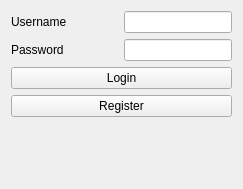
<?xml version="1.0" encoding="UTF-8"?>
<ui version="4.0">
 <class>Login</class>
 <widget class="QWidget" name="Login">
  <property name="geometry">
   <rect>
    <x>0</x>
    <y>0</y>
    <width>243</width>
    <height>189</height>
   </rect>
  </property>
  <property name="windowTitle">
   <string>Personal Planner</string>
  </property>
  <property name="styleSheet">
   <string notr="true">
font: 75 11pt &quot;URW Bookman L&quot;;</string>
  </property>
  <layout class="QGridLayout" name="gridLayout_2">
   <item row="0" column="0">
    <layout class="QHBoxLayout" name="horizontalLayout">
     <item>
      <layout class="QVBoxLayout" name="verticalLayout_2">
       <item>
        <layout class="QHBoxLayout" name="horizontalLayout_3">
         <item>
          <layout class="QHBoxLayout" name="horizontalLayout_4">
           <item>
            <layout class="QHBoxLayout" name="horizontalLayout_5">
             <item>
              <widget class="QLabel" name="username">
               <property name="text">
                <string>Username</string>
               </property>
              </widget>
             </item>
             <item>
              <spacer name="horizontalSpacer">
               <property name="orientation">
                <enum>Qt::Horizontal</enum>
               </property>
               <property name="sizeHint" stdset="0">
                <size>
                 <width>20</width>
                 <height>20</height>
                </size>
               </property>
              </spacer>
             </item>
             <item>
              <widget class="QLineEdit" name="usernameText"/>
             </item>
            </layout>
           </item>
          </layout>
         </item>
        </layout>
       </item>
       <item>
        <layout class="QVBoxLayout" name="verticalLayout_3">
         <item>
          <layout class="QVBoxLayout" name="verticalLayout_4">
           <item>
            <layout class="QHBoxLayout" name="horizontalLayout_8">
             <item>
              <widget class="QLabel" name="password">
               <property name="text">
                <string>Password</string>
               </property>
              </widget>
             </item>
             <item>
              <spacer name="horizontalSpacer_2">
               <property name="orientation">
                <enum>Qt::Horizontal</enum>
               </property>
               <property name="sizeHint" stdset="0">
                <size>
                 <width>20</width>
                 <height>20</height>
                </size>
               </property>
              </spacer>
             </item>
             <item>
              <widget class="QLineEdit" name="passText"/>
             </item>
            </layout>
           </item>
          </layout>
         </item>
        </layout>
       </item>
       <item>
        <widget class="QPushButton" name="loginBtn">
         <property name="text">
          <string>Login</string>
         </property>
        </widget>
       </item>
       <item>
        <widget class="QPushButton" name="registerBtn">
         <property name="text">
          <string>Register</string>
         </property>
        </widget>
       </item>
       <item>
        <widget class="QLabel" name="loginLabel">
         <property name="enabled">
          <bool>false</bool>
         </property>
         <property name="styleSheet">
          <string notr="true">color: red;</string>
         </property>
         <property name="text">
          <string/>
         </property>
        </widget>
       </item>
      </layout>
     </item>
    </layout>
   </item>
  </layout>
 </widget>
 <resources/>
 <connections/>
</ui>
